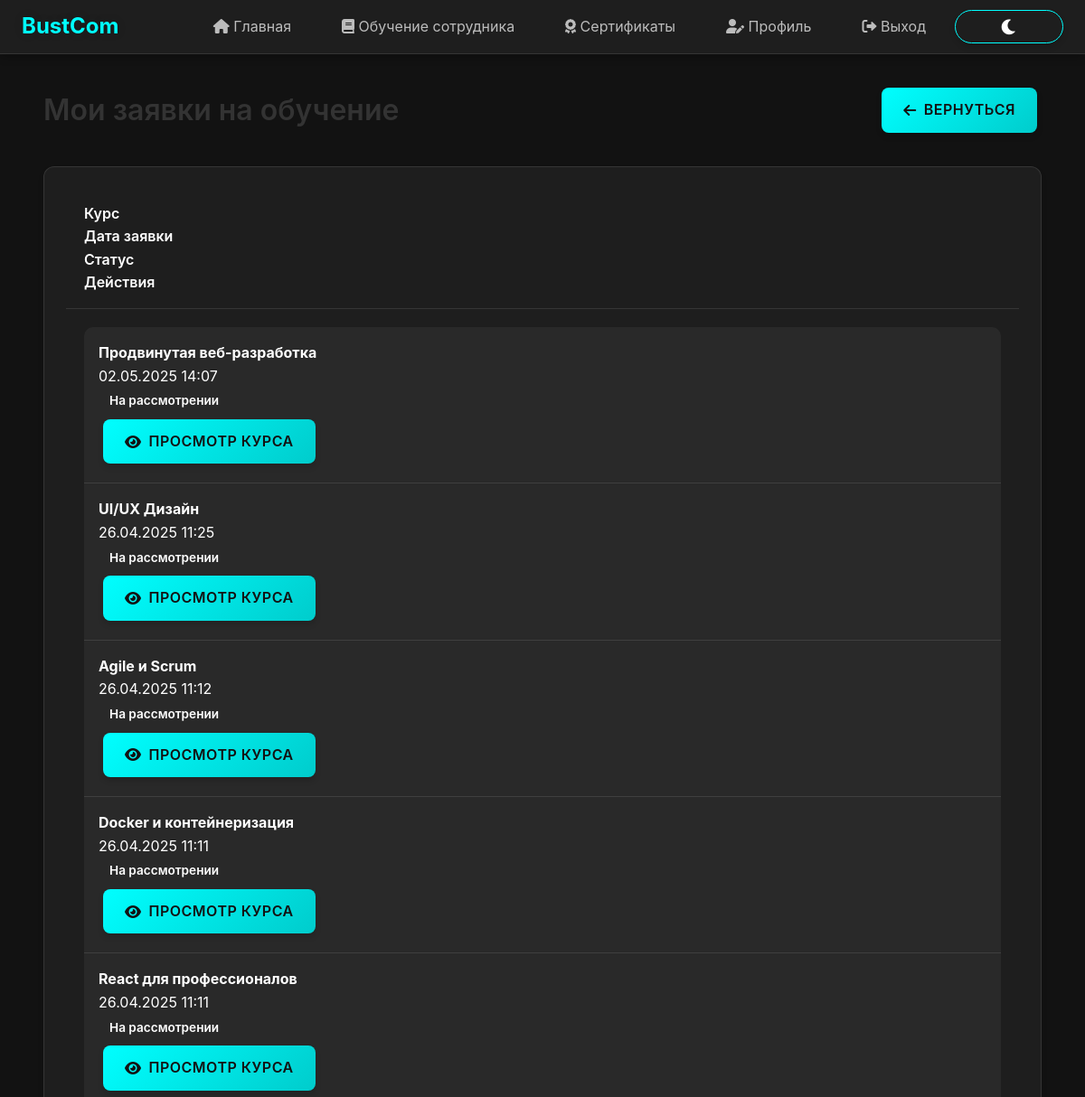
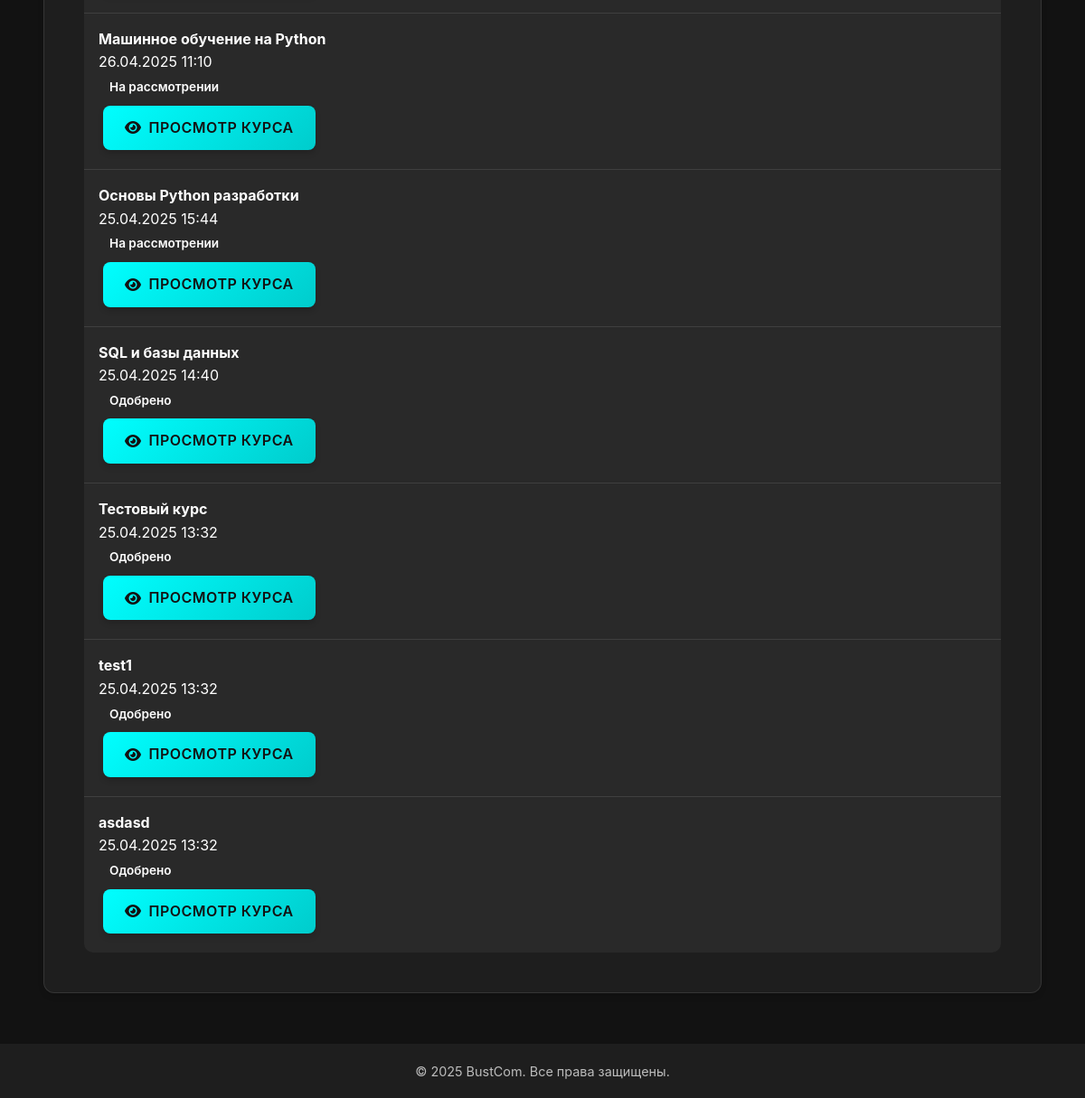
The app's page /employee/my-requests/ (signed in) with its own data (2 pictures, top to bottom).
### bustComProj/models.py (models this page shows, shortened)
class TrainingRequest(models.Model):
    STATUS_CHOICES = [
        ('pending', 'Ожидание'),
        ('approved', 'Одобрено'),
        ('rejected', 'Отклонено')
    ]
    user = models.ForeignKey(settings.AUTH_USER_MODEL, on_delete=models.CASCADE)
    course = models.ForeignKey('Course', on_delete=models.CASCADE)
    reason = models.TextField()
    status = models.CharField(max_length=10, choices=STATUS_CHOICES, default='pending')
    created_at = models.DateTimeField(auto_now_add=True)

class Course(models.Model):
    LEVEL_CHOICES = [
        ('beginner', 'Начальный'),
        ('intermediate', 'Средний'),
        ('advanced', 'Продвинутый')
    ]
    title = models.CharField(max_length=100)
    description = models.TextField()
    duration = models.IntegerField(help_text='Продолжительность в часах')
    level = models.CharField(max_length=20, choices=LEVEL_CHOICES, default='beginner')
    teacher = models.ForeignKey(User, on_delete=models.CASCADE, related_name='courses')
    created_at = models.DateTimeField(auto_now_add=True)
    updated_at = models.DateTimeField(auto_now=True)
    class Meta:
        verbose_name = 'Курс'
        verbose_name_plural = 'Курсы'

### bustComProj/views.py (the view)
# urls.py: path('employee/my-requests/', my_requests, name='my_requests'),
@login_required
@role_required('employee')
def my_requests(request):
    training_requests = TrainingRequest.objects.filter(user=request.user).select_related('course').order_by('-created_at')
    return render(request, 'employee/my_requests.html', {'requests': training_requests})

### bustComProj/views.py (called while the page is built)
def role_required(role):
    def check_role(user):
        return user.is_authenticated and getattr(user.profile, 'role', '').lower() == role.lower()
    return user_passes_test(check_role)

### bustComProj/templates/employee/my_requests.html (shortened to what this page needs)
{% extends "bustComProj/base.html" %}
{% load static %}
{% block content %}
<div class="container my-5">
    <div class="row">
        <div class="col-12">
            <div class="d-flex justify-content-between align-items-center mb-4">
                <h1 class="page-title">Мои заявки на обучение</h1>
                <a href="{% url 'employee_dashboard' %}" class="btn btn-outline-secondary">
                    <i class="fas fa-arrow-left me-2"></i>Вернуться
                </a>
            </div>
            {% if requests %}
                <div class="card shadow">
                    <div class="card-header bg-dark text-white">
                        <div class="row">
                            <div class="col-md-3">Курс</div>
                            <div class="col-md-3">Дата заявки</div>
                            <div class="col-md-3">Статус</div>
                            <div class="col-md-3">Действия</div>
                        </div>
                    </div>
                    <div class="card-body p-0">
                        <div class="list-group list-group-flush">
                            {% for request in requests %}
                                <div class="list-group-item">
                                    <div class="row align-items-center">
                                        <div class="col-md-3">
                                            <strong>{{ request.course.title }}</strong>
                                        </div>
                                        <div class="col-md-3">
                                            {{ request.created_at|date:"d.m.Y H:i" }}
                                        </div>
                                        <div class="col-md-3">
                                            {% if request.status == 'pending' %}
                                                <span class="badge bg-warning text-dark">На рассмотрении</span>
                                            {% elif request.status == 'approved' %}
                                                <span class="badge bg-success">Одобрено</span>
                                            {% elif request.status == 'rejected' %}
                                                <span class="badge bg-danger">Отклонено</span>
                                            {% endif %}
                                        </div>
                                        <div class="col-md-3">
                                            <a href="{% url 'course_detail' request.course.id %}" class="btn btn-sm btn-info">
                                                <i class="fas fa-eye me-1"></i>Просмотр курса
                                            </a>
                                        </div>
                                    </div>
                                </div>
                            {% endfor %}
                        </div>
                    </div>
                </div>
            {% else %}
                <div class="alert alert-info">
                    <p class="mb-0">У вас пока нет заявок на обучение. <a href="{% url 'courses_list' %}">Найдите интересующие вас курсы</a> и подайте заявку на обучение.</p>
                </div>
            {% endif %}
        </div>
    </div>
</div>
{% endblock %}

### bustComProj/static/css/enhanced.css (style rules this page uses)
.btn, button, input[type="submit"], input[type="button"], .btn-primary, .btn-secondary, .btn-success, .btn-danger, .btn-info, .btn-warning, .btn-outline-primary, .btn-outline-secondary, .btn-outline-success, .btn-outline-danger, .btn-outline-info, .btn-outline-warning, a.btn, a.btn-action, a.btn-outline { display: inline-flex; align-items: center; justify-content: center; gap: 8px; padding: 12px 24px; border-radius: 8px; font-size: 1rem; font-weight: 600; text-decoration: none; cursor: pointer; transition: all 0.3s ease; box-shadow: 0 4px 6px rgba(0, 0, 0, 0.15); border: none; text-align: center; margin: 5px; min-width: 120px; position: relative; overflow: hidden; }
.btn-info { background: linear-gradient(135deg, #11cdef, #17a2b8); color: white; }
.btn-outline-secondary { border: 2px solid #5a6268; background: transparent; color: #5a6268; }
.btn-sm { padding: 8px 16px; font-size: 0.875rem; min-width: 100px; }
.card { border-radius: 12px; overflow: hidden; transition: all 0.3s ease; box-shadow: 0 6px 12px rgba(0, 0, 0, 0.15); margin-bottom: 20px; border: 1px solid rgba(255, 255, 255, 0.1); background-color: var(--background-light); }
.card-header { padding: 15px 20px; font-weight: 600; border-bottom: 1px solid rgba(255, 255, 255, 0.1); }
.card-body { padding: 20px; }
.list-group { display: flex; flex-direction: column; padding-left: 0; margin-bottom: 0; border-radius: 10px; overflow: hidden; }
.list-group-item { position: relative; display: block; padding: 15px 20px; background-color: rgba(255, 255, 255, 0.05); border-bottom: 1px solid rgba(255, 255, 255, 0.1); }
.list-group-item:last-child { border-bottom: none; }
.d-flex { display: flex; }
.justify-content-between { justify-content: space-between; }
.align-items-center { align-items: center; }
.badge { display: inline-block; padding: 6px 12px; font-size: 0.85rem; font-weight: 600; line-height: 1; text-align: center; white-space: nowrap; vertical-align: middle; border-radius: 50px; transition: color 0.15s ease-in-out, background-color 0.15s ease-in-out; }
:root { --primary-color: #ff00ff; --secondary-color: #00ffcc; --accent-color: #ff3366; --background-dark: #1a1a1a; --background-light: #2a2a2a; --text-primary: #ffffff; --text-secondary: #e0e0e0; --success-color: #00ff88; --danger-color: #ff3366; --warning-color: #ffcc00; --border-radius: 15px; --transition-speed: 0.3s; }

### bustComProj/static/css/theme.css (style rules this page uses)
:root[data-theme="dark"] { --primary-color: #00ffff; --primary-dark: #00cccc; --primary-light: #80ffff; --secondary-color: #ff00ff; --secondary-dark: #cc00cc; --secondary-light: #ff80ff; --background-dark: #121212; --background-light: #1e1e1e; --background-lighter: #2d2d2d; --text-primary: #ffffff; --text-secondary: rgba(255, 255, 255, 0.7); --text-tertiary: rgba(255, 255, 255, 0.5); }

### bustComProj/templates/employee/my_requests.html (style rules this page uses)
.page-title { color: #333; font-weight: 600; margin-bottom: 0; }
.badge { font-size: 0.85rem; padding: 0.5rem 0.75rem; border-radius: 4px; }
.list-group-item { padding: 1rem; }

### records on screen
TrainingRequest: course "Продвинутая веб-разработка", created_at "02.05.2025 14:07", status "На рассмотрении"
TrainingRequest: course "UI/UX Дизайн", created_at "26.04.2025 11:25", status "На рассмотрении"
TrainingRequest: course "Agile и Scrum", created_at "26.04.2025 11:12", status "На рассмотрении"
TrainingRequest: course "Docker и контейнеризация", created_at "26.04.2025 11:11", status "На рассмотрении"
TrainingRequest: course "React для профессионалов", created_at "26.04.2025 11:11", status "На рассмотрении"
TrainingRequest: course "Машинное обучение на Python", created_at "26.04.2025 11:10", status "На рассмотрении"
TrainingRequest: course "Основы Python разработки", created_at "25.04.2025 15:44", status "На рассмотрении"
TrainingRequest: course "SQL и базы данных", created_at "25.04.2025 14:40", status "Одобрено"
TrainingRequest: course "Тестовый курс", created_at "25.04.2025 13:32", status "Одобрено"
TrainingRequest: course "test1", created_at "25.04.2025 13:32", status "Одобрено"
TrainingRequest: course "asdasd", created_at "25.04.2025 13:32", status "Одобрено"
